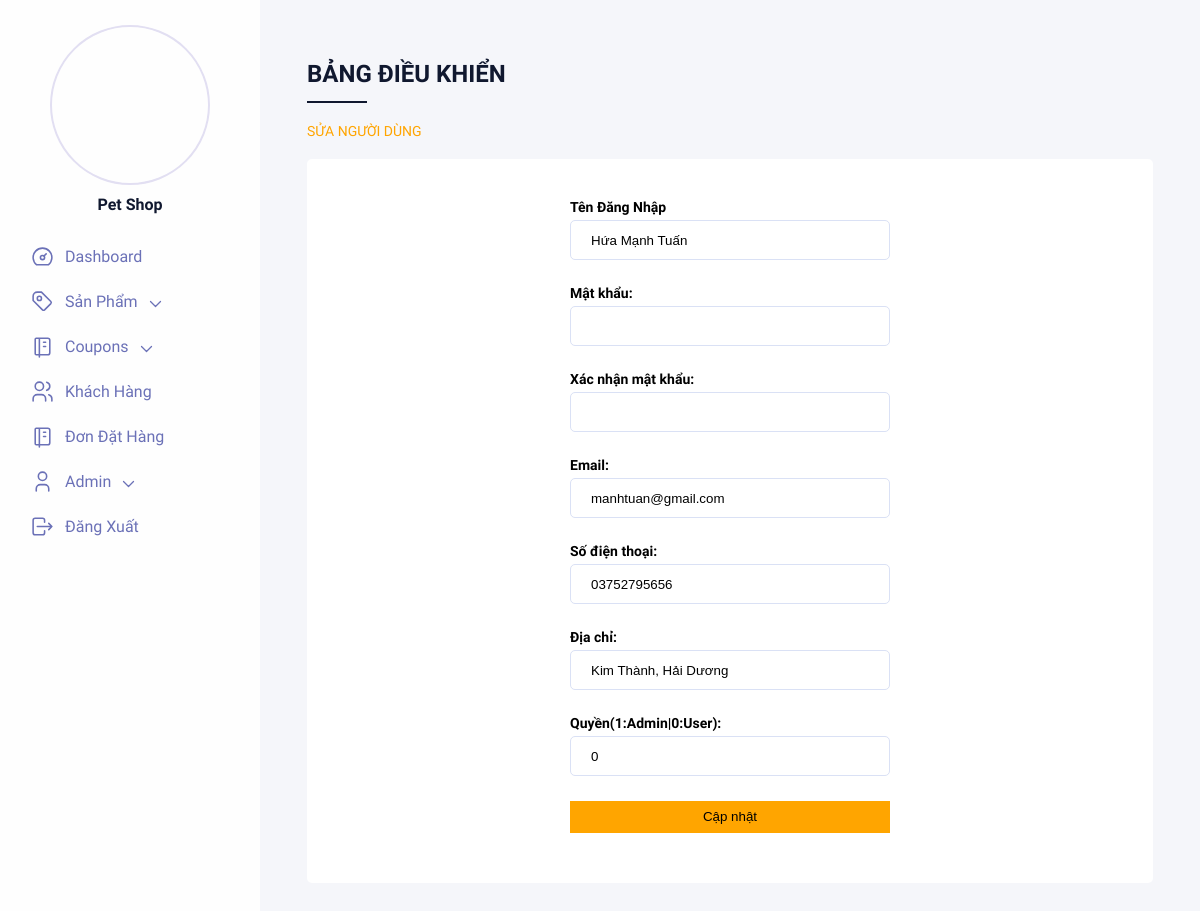
The page /PetShop/admin/cap-nhat-nguoi-dung.php?id=6 (signed in) on the database its author committed.
### tables this page shows
CREATE TABLE `user` (
  `id` int(11) NOT NULL,
  `username` varchar(255) NOT NULL,
  `password` varchar(255) NOT NULL,
  `email` varchar(200) NOT NULL,
  `sodienthoai` varchar(12) NOT NULL,
  `diachi` varchar(255) NOT NULL,
  `level` int(1) NOT NULL
);

### PetShop/admin/cap-nhat-nguoi-dung.php (the view, shortened to what this page needs)
<!DOCTYPE html>
<html lang="en">
<head>
    <link rel="stylesheet" href="css/main.css">
</head>
<body>
<?php
include '../config.php';
include '../function.php';
if (!empty($_SESSION['current_user'])) {
	?>
	<div class="main-content">
		<div id="content-box">
			<?php
			if (isset($_GET['action']) && ($_GET['action'] == 'add' || $_GET['action'] == 'edit')) {
				if (isset($_POST['username']) && !empty($_POST['username'])
					&& isset($_POST['password']) && !empty($_POST['password'])
					&& isset($_POST['re_password']) && !empty($_POST['re_password'])) {
					if (empty($_POST['username'])) {
						$error = "Bạn phải nhập tên đăng nhập";
					} elseif (empty($_POST['password'])) {
						$error = "Bạn phải nhập mật khẩu";
					} elseif (empty($_POST['re_password'])) {
						$error = "Bạn phải nhập xác nhận mật khẩu";
					} elseif ($_POST['password'] != $_POST['re_password']) {
						$error = "Mật khẩu xác nhận không khớp";
					}
					if (!isset($error)) {
                    		if ($_GET['action'] == 'edit' && !empty($_GET['id'])) {
	                        	$result = mysqli_query($conn, "UPDATE `user` SET `username` = '".$_POST['username']."', `password` = MD5('".$_POST['password']."'),`email` = '".$_POST['email']."',`diachi` = '".$_POST['address']."',`sodienthoai` = '".$_POST['phone']."',`level` = '".$_POST['level']."' WHERE `user`.`id` = ".$_GET['id'].";");
	                        } else {
                        	$result = mysqli_query($conn, "INSERT INTO `user` (`id`, `username`,`password`, `email`,`sodienthoai`,`diachi`,`level`) VALUES (NULL, '".$_POST['username']."', MD5('".$_POST['password']."'),'".$_POST['email']."','".$_POST['phone']."','".$_POST['address']."','".$_POST['level']."')");
	                        }
                        if (isset($result) && empty($result)) {
                        	$error = "Có lỗi xảy ra trong quá trình thực hiện.";
                        } else {
                        	if (!empty($galleryImages)) {
                        		$user_id = ($_GET['action'] == 'edit' && !empty($_GET['id'])) ? $_GET['id'] : $con->insert_id;
                        		$insertValues = "";
                        		foreach ($galleryImages as $path) {
                        			if (empty($insertValues)) {
                        				$insertValues = "(NULL, " . $user_id . ", '" . $path . "', " . time() . ", " . time() . ")";
                        			} else {
                        				$insertValues .= ",(NULL, " . $user_id . ", '" . $path . "', " . time() . ", " . time() . ")";
                        			}
                        		}
                        		$result = mysqli_query($con, "INSERT INTO `image_library` (`id`, `product_id`, `path`, `created_time`, `last_updated`) VALUES " . $insertValues . ";");
                        	}
                        }
                    }
                } else {
                	$error = "Bạn chưa nhập thông tin thành viên.";
                }
                ?>
                <div class = "container">
                	 echo "<script>alert('Cập nhật thành công!');
                location.href='./view-customers.php'</script>";
                </div>
                <?php
            } else {
            	if (!empty($_GET['id'])) {
            		$result = mysqli_query($conn, "SELECT * FROM `user` WHERE `id` = " . $_GET['id']);
            		$user = $result->fetch_assoc();
            	}
            	?>
 <div class="wrapper">
        <div class="container">
            <div class="dashboard">
                <div class="left">
                    <div class="left__content">
                        <div class="left__profile">
                           <div class="left__image"><img src="assets/pet-house-with-a-dog.png" alt=""></div>
                            <p class="left__name">Pet Shop</p>
                        </div>
                        <ul class="left__menu">
                            <li class="left__menuItem">
                                <a href="xem-san-pham.php" class="left__title"><img src="assets/icon-dashboard.svg" alt="">Dashboard</a>
                            </li>
                            <li class="left__menuItem">
                                <div class="left__title"><img src="assets/icon-tag.svg" alt="">Sản Phẩm<img class="left__iconDown" src="assets/arrow-down.svg" alt=""></div>
                            </li>
                            <li class="left__menuItem">
                                <div class="left__title"><img src="assets/icon-book.svg" alt="">Coupons<img class="left__iconDown" src="assets/arrow-down.svg" alt=""></div>
                            </li>
                            <li class="left__menuItem">
                                <a href="view_customers.html" class="left__title"><img src="assets/icon-users.svg" alt="">Khách Hàng</a>
                            </li>
                            <li class="left__menuItem">
                                <a href="./don-hang.php" class="left__title"><img src="assets/icon-book.svg" alt="">Đơn Đặt Hàng</a>
                            </li>
                            <li class="left__menuItem">
                                <div class="left__title"><img src="assets/icon-user.svg" alt="">Admin<img class="left__iconDown" src="assets/arrow-down.svg" alt=""></div>
                            </li>
                            <li class="left__menuItem">
                                <a href="" class="left__title"><img src="assets/icon-logout.svg" alt="">Đăng Xuất</a>
                            </li>
                        </ul>
                    </div>
                </div>
                 <div class="right">
            <div class="right__content">
                <div class="right__title">Bảng điều khiển</div>
                <p class="right__desc"><?= !empty($_GET['id']) ? ((!empty($_GET['task']) && $_GET['task'] == "copy") ? "Copy người dùng" : "Sửa người dùng") : "Thêm người dùng" ?></p>
                <div class="right__formWrapper">
               <form id="editing-form" method="POST" action="<?= (!empty($user) && !isset($_GET['task'])) ? "?action=edit&id=" . $_GET['id'] : "?action=add" ?>"  enctype="multipart/form-data">
                    <div class="right__inputWrapper">
                        <label>Tên Đăng Nhập</label>
                        <input type="text" name="username" value="<?= (!empty($user) ? $user['username'] : "") ?>" />
                    </div>
                    <div class="right__inputWrapper">
                        <label>Mật khẩu: </label>
                        <input type="password" name="password" value="" />
                    </div>
                    <div class="right__inputWrapper">
                        <label>Xác nhận mật khẩu: </label>
                        <input type="password" name="re_password" value="" />
                    </div>
                    <div class="right__inputWrapper">
                        <label>Email: </label>
                        <input type="text" name="email" value="<?= !empty($user) ? $user['email'] : "" ?>" />
                    </div>
                     <div class="right__inputWrapper">
                        <label>Số điện thoại: </label>
                        <input type="text" name="phone" value="<?= !empty($user) ? $user['sodienthoai'] : "" ?>" />
                    </div>
                     <div class="right__inputWrapper">
                        <label>Địa chỉ: </label>
                        <input type="text" name="address" value="<?= !empty($user) ? $user['diachi'] : "" ?>" />
                    </div>
                     <div class="right__inputWrapper">
                        <label>Quyền(1:Admin|0:User): </label>
                        <input type="text" name="level" value="<?= !empty($user) ? $user['level'] : "" ?>" />
                    </div>
                    <input style="background: orange ;width: auto;" type="submit" title="Lưu thành viên" value="Cập nhật" />
                </form>
                 </div>
        </div>
    </div>
            <?php } ?>
        </div>
    </div>
    <?php
}
?>

### PetShop/admin/css/main.css (style rules this page uses)
* { margin: 0; padding: 0; list-style: none; border: 0; -webkit-tap-highlight-color: transparent; text-decoration: none; color: inherit; box-sizing: border-box; }
body { font-family: "Muli", sans-serif; background-color: #E2DFF2; }
.wrapper { display: grid; grid-template-columns: 1fr; justify-content: center; align-items: center; height: 100vh; box-sizing: border-box; }
.wrapper .container { width: 100%; max-width: 1440px; height: 100%; margin: 0 auto; transition: all 0.4s ease; overflow: hidden; }
.dashboard { display: flex; background: #f5f6fa; height: 100%; width: 100%; }
.left { background: #fefefe; width: 100%; max-width: 260px; display: flex; justify-content: flex-start; align-items: center; flex-direction: column; transition: all 0.6s 0.2s ease; z-index: 2; overflow-y: scroll; }
.left__content { width: calc(260px - 40px); padding-top: 25px; padding-bottom: 10px; }
.left__profile { display: flex; flex-direction: column; justify-content: center; align-items: center; transition: all 0.4s 0s ease; }
.left__image { width: 160px; height: 160px; border-radius: 100%; overflow: hidden; margin-bottom: 10px; border: solid 2px #E2DFF2; cursor: pointer; transition: all 0.4s ease; }
.left__name { font-weight: bold; color: #10182F; }
.left__menu { display: flex; flex-direction: column; padding-top: 20px; user-select: none; }
.left__title { padding: 10px; font-size: 16px; border-radius: 4px; cursor: pointer; transition: all 0.2s ease; color: #6b71b7; display: flex; align-items: center; }
.left__title img { width: 25px; margin-right: 10px; }
.left__iconDown { margin-left: 5px; transition: all 0.4s ease; width: 20px; height: 20px; transform: translateY(2px); }
.right { width: 100%; height: 100%; overflow-y: scroll; }
.right__content { padding: 60px 5%; }
.right__title { color: #10182F; font-size: 24px; font-weight: bold; text-transform: uppercase; position: relative; padding-bottom: 15px; margin-bottom: 20px; }
.right__title:before { content: ''; position: absolute; width: 60px; height: 2px; background-color: #10182F; bottom: 0; }
.right__desc { margin-bottom: 20px; text-transform: uppercase; font-size: 14px; color: orange; }
.right__formWrapper { background-color: white; padding: 40px; border-radius: 5px; }
.right__formWrapper form { display: flex; flex-direction: column; width: 100%; max-width: 320px; margin: 0 auto; }
.right__inputWrapper { display: flex; flex-direction: column; margin-bottom: 15px; }
.right__inputWrapper label { margin-bottom: 5px; font-size: 14px; font-weight: bold; }
.right__inputWrapper input { height: 40px; width: 100%; border: solid 1px #DAE1F5; border-radius: 5px; padding: 0 20px; transition: all 0.2s ease; }
#editing-form label { width: 150px; display: inline-block; float: left; }
#editing-form input { margin-bottom: 10px; line-height: 32px; float: left; }
#editing-form input[type=submit] { float: right; background: url('../images/save.png') center center no-repeat; background-size: 32px 32px; height: 32px; width: 32px; border: 0; cursor: pointer; }
* { box-sizing: border-box; }

### rows shown on the page
user: username "Hứa Mạnh Tuấn", email "manhtuan@gmail.com", phone "03752795656", address "Kim Thành, Hải Dương", level "0"
